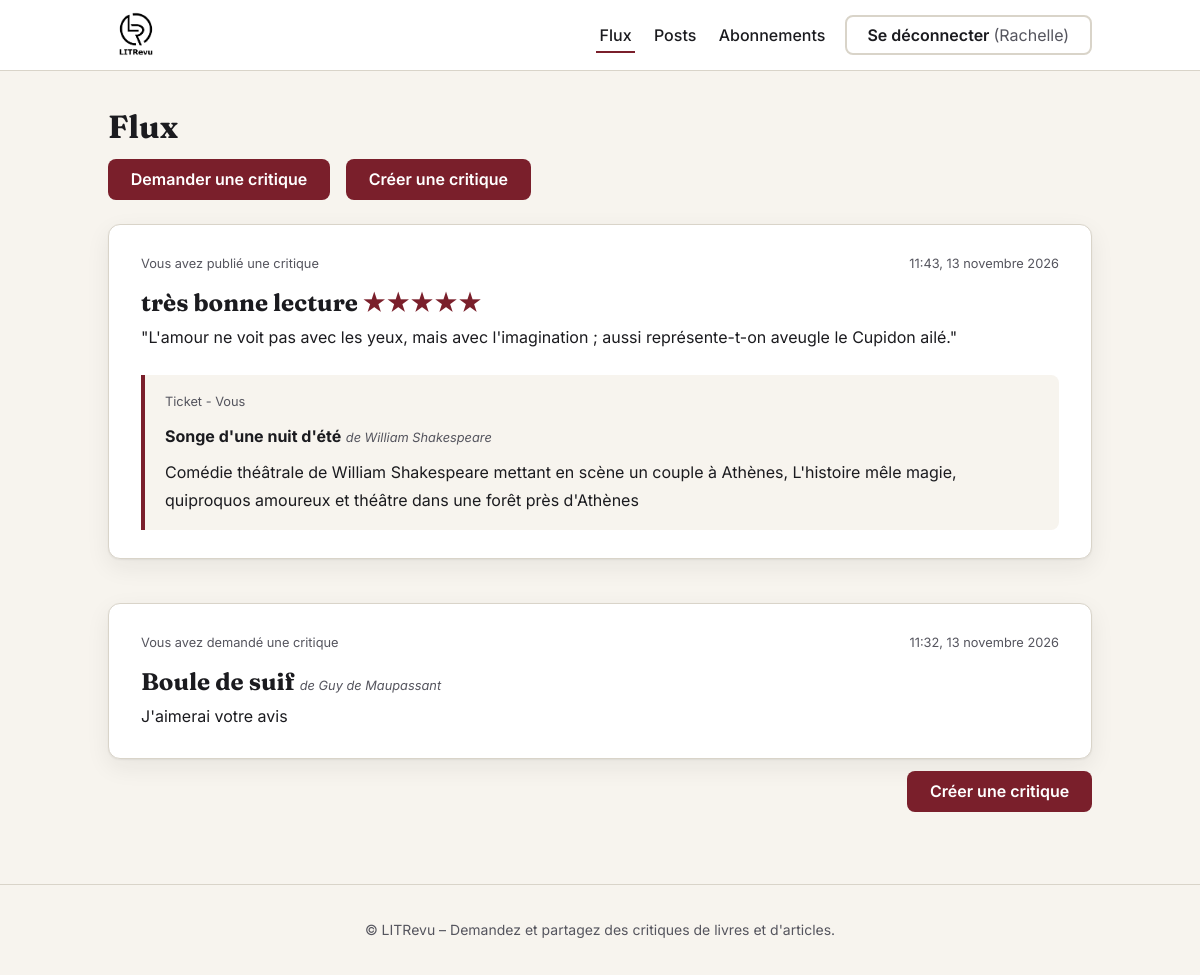
Before: / (signed in) with the older database file.
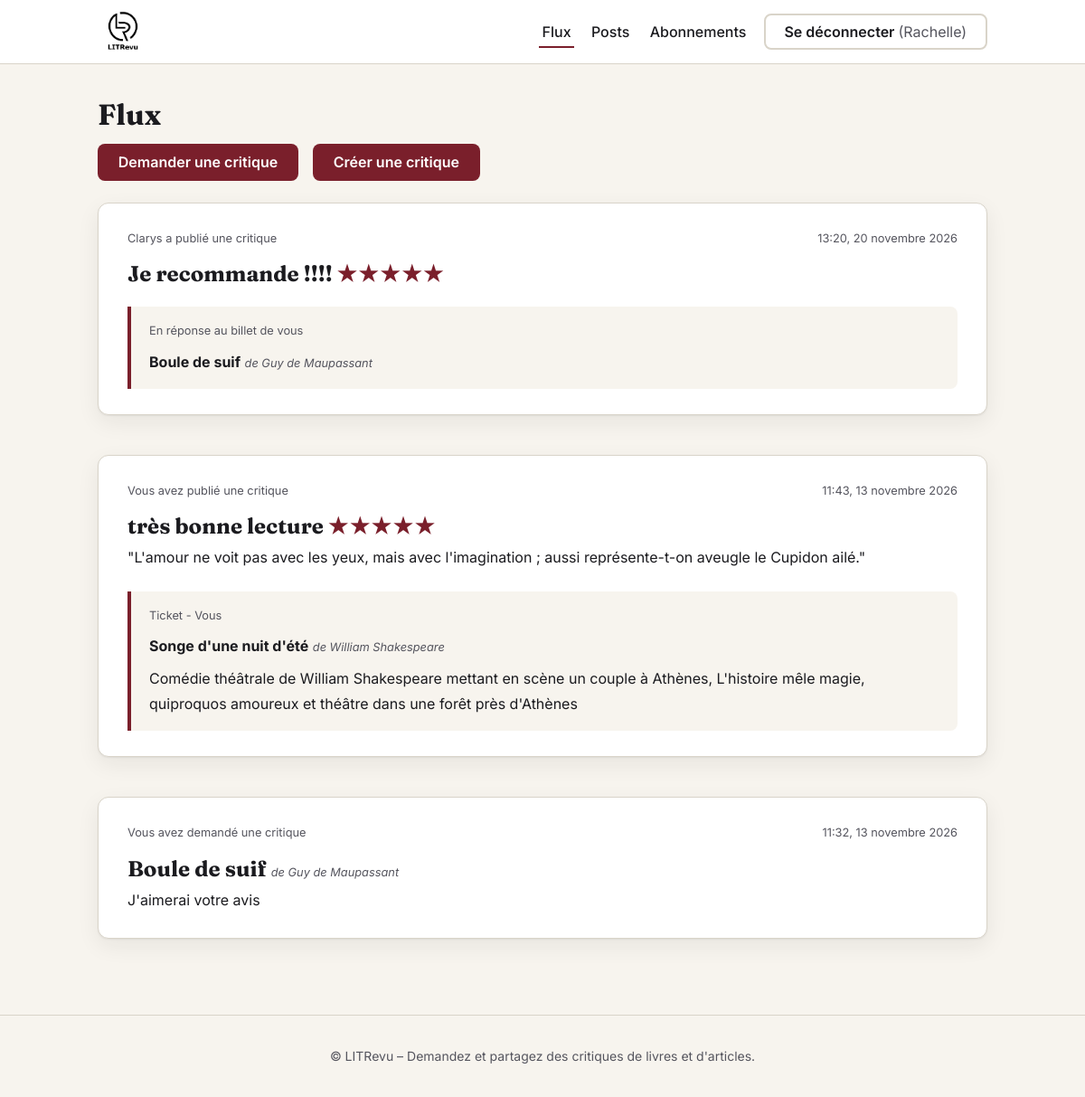
After: the same page with the newer database file.
### reviews/models.py (models this page shows, shortened)
class Review(models.Model):
    ticket = models.ForeignKey(to=Ticket, on_delete=models.CASCADE)
    rating = models.PositiveSmallIntegerField(
        validators=[MinValueValidator(0), MaxValueValidator(5)])
    headline = models.CharField(max_length=128)
    body = models.CharField(max_length=8192, blank=True)
    user = models.ForeignKey(
        to=settings.AUTH_USER_MODEL, on_delete=models.CASCADE)
    time_created = models.DateTimeField(auto_now_add=True)
    class Meta:
        ordering = ['-time_created']
        verbose_name = 'critique'
        verbose_name_plural = 'critiques'

class Ticket(models.Model):
    title = models.CharField(max_length=128)
    author = models.CharField(max_length=128, blank=True)
    description = models.TextField(max_length=2048, blank=True)
    user = models.ForeignKey(
        to=settings.AUTH_USER_MODEL, on_delete=models.CASCADE)
    image = models.ImageField(null=True, blank=True, upload_to='tickets/')
    is_request = models.BooleanField(default=True)
    time_created = models.DateTimeField(auto_now_add=True)
    class Meta:
        ordering = ['-time_created']
        verbose_name = 'billet'
        verbose_name_plural = 'billets'

### authentication/models.py (models this page shows, shortened)
class User(AbstractUser):
    """Utilisateur personnalisé.

    On part d'AbstractUser pour garder username, mot de passe, e-mail, etc.
    Les champs spécifiques au projet (rôle, photo...)
    se rajoutent ici plus tard.
    """

### reviews/views.py (the view)
# urls.py: path('', feed, name='home'),
@login_required
def feed(request):
    me = request.user
    followed_ids = (UserFollows.objects
                    .filter(user=me)
                    .values_list('followed_user_id', flat=True))
    tickets = (Ticket.objects
               .filter(is_request=True)
               .filter(Q(user=me) | Q(user_id__in=followed_ids))
               .select_related('user'))
    reviews = (Review.objects
               .filter(Q(user=me)
                       | Q(user_id__in=followed_ids)
                       | Q(ticket__user=me))
               .select_related('user', 'ticket', 'ticket__user'))
    already_reviewed = set(
        Review.objects
        .filter(ticket__in=tickets)
        .values_list('ticket_id', flat=True)
    )
    items = sorted(
        chain(
            ((t.time_created, 'ticket', t, t.pk not in already_reviewed)
             for t in tickets),
            ((r.time_created, 'review', r, False) for r in reviews),
        ),
        key=lambda item: item[0],
        reverse=True,
    )
    return render(request, 'reviews/feed.html', {'items': items})

### reviews/templatetags/review_extras.py (called while the page is built)
@register.filter
def stars(rating):
    rating = int(rating)
    return format_html(
        '<span class="stars"><span aria-hidden="true">{}{}</span>'
        '<span class="visually-hidden">Note : {} sur 5</span></span>',
        '★' * rating, '☆' * (5 - rating), rating)

### templates/reviews/feed.html (shortened to what this page needs)
{% extends 'base.html' %}
{% block content %}
<h1>Flux</h1>
<p class="actions actions--start">
  <a href="{% url 'ticket_create' %}" class="btn btn--primary">Demander une critique</a>
  <a href="{% url 'review_create_full' %}" class="btn btn--primary">Créer une critique</a>
</p>
{% for date, kind, obj, can_reply in items %}
  {% if kind == 'ticket' %}
    {% include 'reviews/_ticket.html' with ticket=obj %}
    {% if can_reply %}
      <div class="post__actions">
        <a class="btn btn--primary" href="{% url 'review_create' obj.pk %}" title="Créer une critique en réponse au billet « {{ obj.title }} »">Créer une critique</a>
      </div>
    {% else %}
      <div class="post__actions"></div>
    {% endif %}
  {% else %}
    {% include 'reviews/_review.html' with review=obj %}
  {% endif %}
{% endfor %}
{% endblock %}

### templates/reviews/_review.html (shortened to what this page needs)
{% load review_extras %}
<article class="post" aria-label="Critique : {{ review.headline }}">
  <header class="post__head">
    <p class="post__meta">{% if review.user == request.user %}Vous avez{% else %}{{ review.user.username }} a{% endif %} publié une critique</p>
    <time datetime="{{ review.time_created|date:'c' }}">{{ review.time_created|date:"H:i, j F Y" }}</time>
  </header>
  <h3 class="post__title">{{ review.headline }} <span class="post__rating">{{ review.rating|stars }}</span></h3>
  {% if review.body %}<p>{{ review.body }}</p>{% endif %}
  <div class="post__ticket">
    {% if review.ticket.is_request %}
      <p class="post__meta">En réponse au billet de {% if review.ticket.user == request.user %}vous{% else %}{{ review.ticket.user.username }}{% endif %}</p>
    {% else %}
      <p class="post__meta">Ticket - {% if review.user == request.user %}Vous{% else %}{{ review.user.username }}{% endif %}</p>
    {% endif %}
    <p><strong>{{ review.ticket.title }}</strong>{% if review.ticket.author %} <span class="post__author-inline">de {{ review.ticket.author }}</span>{% endif %}</p>
    {% if not review.ticket.is_request %}
      {% if review.ticket.description %}<p>{{ review.ticket.description }}</p>{% endif %}
    {% endif %}
  </div>
</article>

### templates/reviews/_ticket.html (shortened to what this page needs)
{% load review_extras %}
<article class="post" aria-label="Billet : {{ ticket.title }}">
  <header class="post__head">
    <p class="post__meta">{% if ticket.user == request.user %}Vous avez{% else %}{{ ticket.user.username }} a{% endif %} demandé une critique</p>
    <time datetime="{{ ticket.time_created|date:'c' }}">{{ ticket.time_created|date:"H:i, j F Y" }}</time>
  </header>
  <h3 class="post__title"><strong>{{ ticket.title }}</strong>{% if ticket.author %} <span class="post__author-inline">de {{ ticket.author }}</span>{% endif %}</h3>
  {% if ticket.description %}<p>{{ ticket.description }}</p>{% endif %}
</article>

Changed rows visible on the page:
added Review: user.username "Clarys", time_created "13:20, 20 novembre 2026", headline "Je recommande !!!!", rating|stars "★★★★★", shows "En réponse au billet de", shows "vous", ticket "Boule de suif", ticket.author "Guy de Maupassant"
shown differently, row unchanged: Ticket "Boule de suif": no longer shows "Créer une critique"
